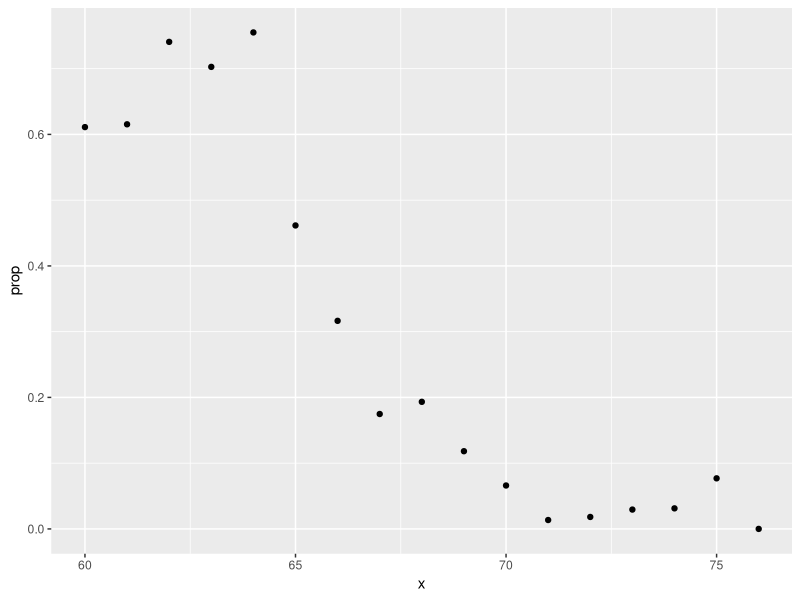
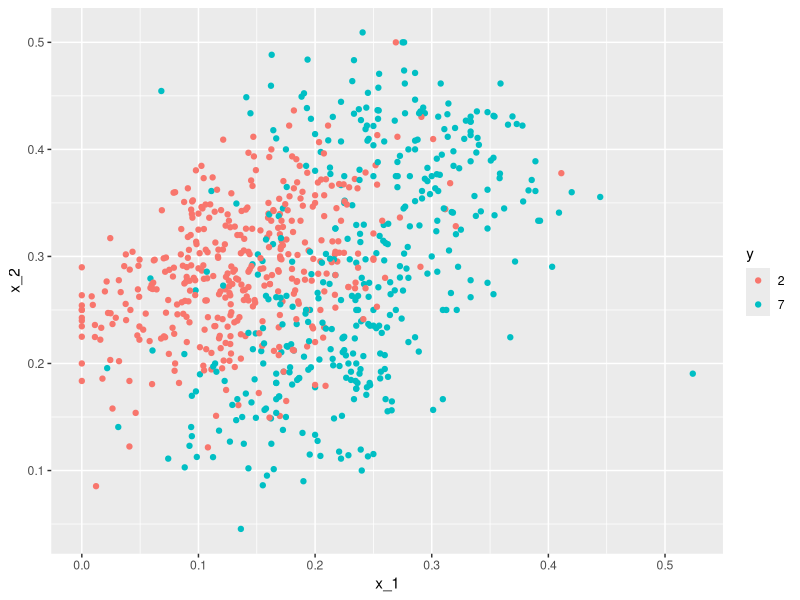

Reproduce these figures in R, in order. (Note: this script raises an error after producing the figures.)
library(dslabs)
library(caret)
library(dplyr)
library(ggplot2)
data("heights")
y <- heights$height

set.seed(2)

test_index <- createDataPartition(y, times = 1, p = 0.5, list = FALSE)
train_set <- heights %>% slice(-test_index)
test_set <- heights %>% slice(test_index)

train_set %>% 
  filter(round(height)==66) %>%
  summarize(y_hat = mean(sex=="Female"))

heights %>% 
  mutate(x = round(height)) %>%
  group_by(x) %>%
  filter(n() >= 10) %>%
  summarize(prop = mean(sex == "Female")) %>%
  ggplot(aes(x, prop)) +
  geom_point()

lm_fit <- mutate(train_set, y = as.numeric(sex == "Female")) %>% lm(y ~ height, data = .)
p_hat <- predict(lm_fit, test_set)
y_hat <- ifelse(p_hat > 0.5, "Female", "Male") %>% factor()
confusionMatrix(y_hat, test_set$sex)$overall["Accuracy"]


#---------------------------------------------------------------------------------------------------------------------
rm(list = ls())
cat("\014")

library(tidyverse)
library(dslabs)
data("mnist_27")

mnist_27$train %>% ggplot(aes(x_1, x_2, color = y)) + geom_point()

mnist <- read_mnist()
is <- mnist_27$index_train[c(which.min(mnist_27$train$x_1), which.max(mnist_27$train$x_1))]
titles <- c("smallest","largest")
tmp <- lapply(1:2, function(i){
  expand.grid(Row=1:28, Column=1:28) %>%
    mutate(label=titles[i],
           value = mnist$train$images[is[i],])
})
tmp <- Reduce(rbind, tmp)
tmp %>% ggplot(aes(Row, Column, fill=value)) +
  geom_raster() +
  scale_y_reverse() +
  scale_fill_gradient(low="white", high="black") +
  facet_grid(.~label) +
  geom_vline(xintercept = 14.5) +
  geom_hline(yintercept = 14.5)
